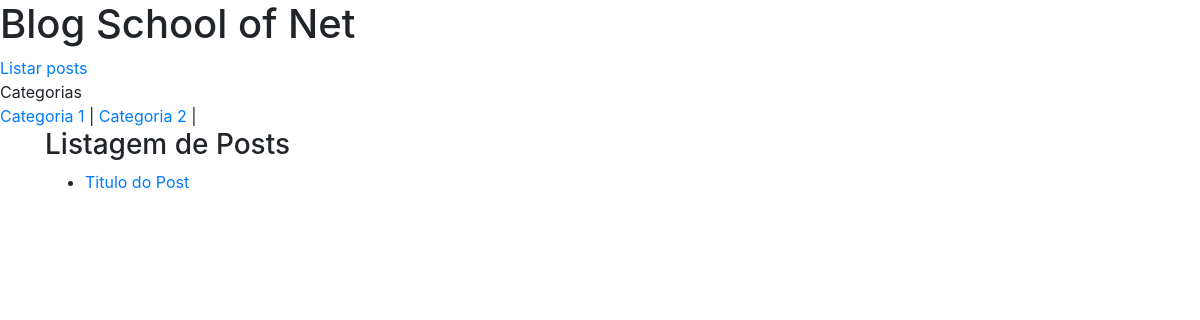
/posts/, run on an earlier commit of the app's database.
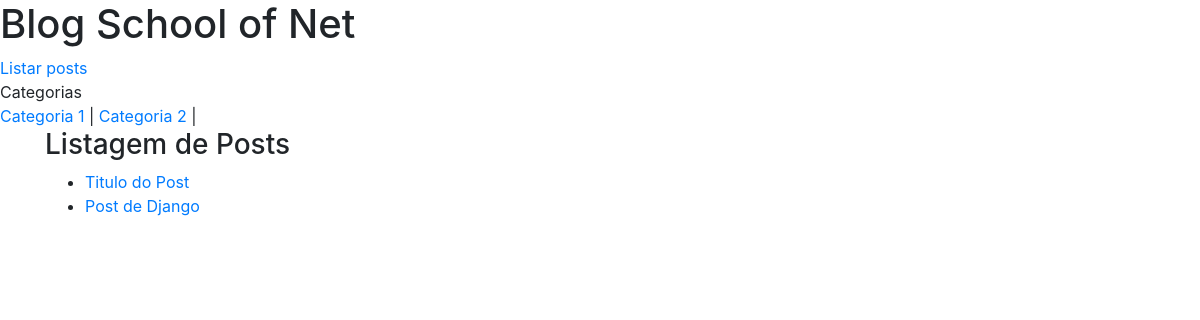
And on a later commit of the database.
### my_app/models.py (models this page shows, shortened)
class Category(models.Model):
    name = models.CharField(max_length=255)
    description = models.TextField(null=True, blank=True)
    class Meta:
        verbose_name = 'Categoria'

class Post(models.Model):
    title = models.CharField(max_length=255, verbose_name='Título')
    subtitle = models.CharField(max_length=255, null=True, blank=True, verbose_name='Subtítulo')
    content = models.TextField(verbose_name='Corpo do Artigo')
    user = models.ForeignKey(User, on_delete=models.PROTECT, verbose_name='Autor')
    categories = models.ManyToManyField(Category)
    class Meta:
        verbose_name = 'Artigo'

### my_app/views.py (the view)
# urls.py: path('posts/', views.post_list, name='post_list'),
def post_list(request):
    if 'category_id' in request.GET:
        posts = Post.objects.filter(categories=request.GET['category_id'])
    else:
        posts = Post.objects.all()
    categories = Category.objects.all()
    return render(request, 'post_list.html', {
        'posts': posts,
        'categories': categories
    })

### templates/post_list.html
{% extends 'layout.html' %}
{% block content %}
<div class='container'>
    <h3>Listagem de Posts</h1>
    <ul>
        {% for post in posts %}
            <li>
                <a href="{% url 'post_show' post.id %}">{{ post.title }}</a>
            </li>
        {% endfor %}
    </ul>
</div>
{% endblock %}

### templates/layout.html (shortened to what this page needs)
<!DOCTYPE html>
<html lang="pt-br">
<head>
    <link rel="stylesheet" href="https://maxcdn.bootstrapcdn.com/bootstrap/4.0.0/css/bootstrap.min.css">
</head>
<body>
    <h1>Blog School of Net</h1>
    <nav>
        <a href="{% url 'post_list' %}">Listar posts</a>
    </nav>
    Categorias
    <nav>
        {% for category in categories %}
            <a href="{% url 'post_list' %}?category_id={{ category.id }}">{{ category.name }}</a> |
        {% endfor %}
    </nav>
    {% block content %} {% endblock %}
</body>
</html>

What changed in the data, as far as the page shows it:
added Post: title "Post de Django"
